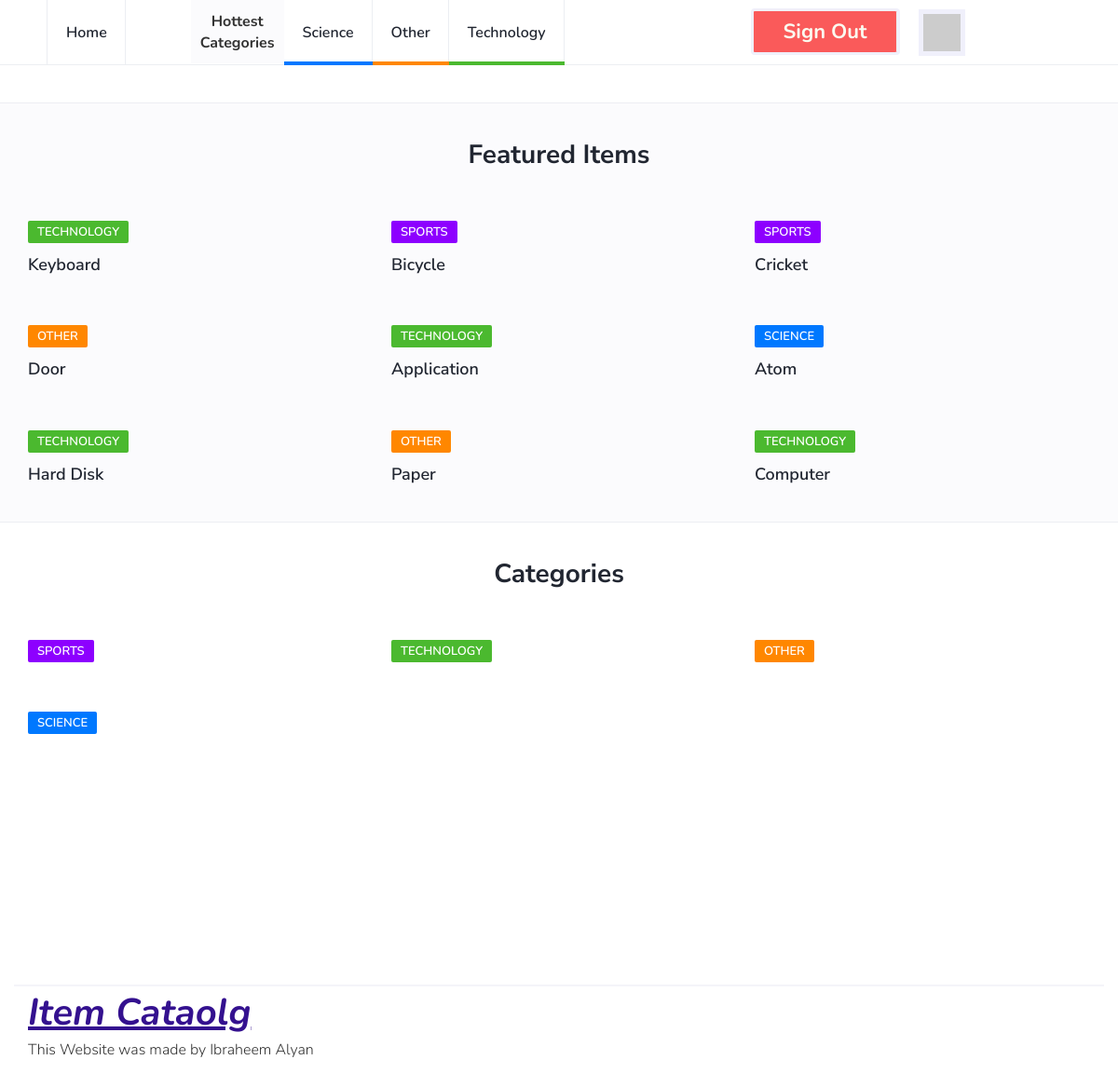
The app's page / (signed in) with its own data.
### database_setup.py (models this page shows, shortened)
class Category(Base):
    __tablename__ = 'category'
    id = Column(Integer, primary_key = True)
    name =Column(String(80), nullable = False)

class Item(Base):
    __tablename__ = 'item'
    id = Column(Integer, primary_key=True)
    title = Column(String(100), nullable=False)
    description = Column(String(1000), nullable=False)
    author_id = Column(Integer, ForeignKey('user.id'))
    author = relationship(User)
    cat_id = Column(Integer, ForeignKey('category.id'))
    category = relationship(Category)

### project.py (the view)
@app.route('/')
def index():
    db = DBSession()
    categories = db.query(Category)
    top_categories = db.query(Category).order_by(desc(Category.id)).limit(3)
    latest_items = db.query(Item).order_by(desc(Item.id)).limit(9)
    db.close()
    if 'signed' not in session:
        session['signed'] = False
    if session['signed']:
        return render_template("index.html" ,
                               categories = categories,
                               items = latest_items,
                               top_categories = top_categories,
                               user_dict = session["user_data_dict"])
    return render_template("index.html" ,
                            categories = categories,
                            items = latest_items,
                            top_categories = top_categories)

### templates/index.html
{% extends "main.html" %}
{% block content %}
		<div class="section">
		</div>
		<div class="section section-grey">
			<div class="container">
				<div class="row">
					<div class="col-md-12">
						<div class="section-title text-center">
							<h2>Featured Items</h2>
						</div>
					</div>
					{% for i in items %}
					<div class="col-md-4">
						<div class="post">
							<div class="post-body">
								<div class="post-meta">
									<a class="post-category cat-{{ ((i.category.id + 2 ) % 4) + 1 }}" href="{{ '/catalog/' + i.category.name + '/items' }}">{{ i.category.name }}</a>
								</div>
								<h3 class="post-title"><a href="{{ '/catalog/' + i.category.name + '/' + i.title }}"> {{ i.title }} </a></h3>
							</div>
						</div>
					</div>
					{% endfor %}
				</div>
			</div>
		</div>
{% endblock %}

### templates/main.html (shortened to what this page needs)
<!DOCTYPE html>
<html lang="en">
	<head>
		<link type="text/css" rel="stylesheet" href="https://localhost:5000/css/bootstrap.min.css"/>
		<link rel="stylesheet" href="https://localhost:5000/css/font-awesome.min.css">
		<link type="text/css" rel="stylesheet" href="https://localhost:5000/css/style.css"/>
    </head>
	<body>
		<header id="header">
			<div id="nav">
				<div id="nav-fixed">
					<div class="container">
						<ul class="nav-menu nav navbar-nav">
							<li><a href="https://localhost:5000/">Home</a></li>
							<li id="sep"> Hottest <br> Categories </li>
							{% for c in top_categories %}
							<li class="cat-{{ ((c.id + 2 ) % 4) + 1 }}"><a href="{{ '/catalog/' + c.name + '/items' }}">{{ c.name }}</a></li>
							{% endfor %}
              {% if not user_dict %}
              <li><a href="{{ url_for('internal_sign_up') }}" class="btn green" style="padding:12px 15px 12px 15px;">Sign up</a></li>
              <li><a href="{{ url_for('login') }}" class="btn red" style="padding:12px 15px 12px 15px;margin-left:20px">Log in</a></li>
              {% else %}
              <li><a href="{{ url_for('revoke') }}" class="btn red" style="padding: 12px 15px 12px 15px;">Sign out</a></li>
							<li><img src="{{ user_dict['picture'] }}" id="profile_img"></li>
              {% endif %}
            </ul>
					</div>
				</div>
			</div>
		</header>
    {% block content %}
    {% endblock %}
		<div class="section">
			<div class="container">
				<div class="row">
					<div class="col-md-12">
						<div class="section-title text-center">
							<h2>Categories</h2>
						</div>
					</div>
					{% for c in categories %}
					<div class="col-md-4">
						<div class="post">
							<div class="post-body">
								<div class="post-meta">
									<a class="post-category cat-{{ ((c.id + 2 ) % 4) + 1 }}" href="{{ '/catalog/' + c.name + '/items' }}">{{ c.name }}</a>
								</div>
							</div>
						</div>
					</div>
					{% endfor %}
				</div>
			</div>
		</div>
		<footer id="footer">
			<div class="container">
							<ul class="footer-nav">
								<li><a href="https://localhost:5000/" style="font-size:40px;font-weight:bold;font-style:italic;color:#34118f;text-decoration:underline;">Item Cataolg</a></li>
							</ul>
							<div class="post-body">
								This Website was made by Ibraheem Alyan
							</div>
						</div>
		</footer>
	</body>
</html>

### templates/css/style.css (style rules this page uses)
body { font-family: 'Nunito', sans-serif; font-size: 16px; font-weight: 300; zoom: 150% color: #3d455c; margin: 0; padding: 0; overflow-x: hidden; }
h1, h2, h3, h4, h5, h6 { font-family: 'Nunito Sans', sans-serif; font-weight: 700; color: #212631; margin: 0px 0px 15px; }
h2 { font-size: 28px; }
h3 { font-size: 23px; }
a { font-weight: 600; color: #212631; text-decoration: none; }
ul,ol { margin: 0; padding: 0; list-style: none }
.section { padding-top: 40px; }
.section.section-grey { background-color: #fbfbfd; border-bottom: 1px solid #eceef2; border-top: 1px solid #eceef2; }
.section .section-title { margin-bottom: 40px; }
.section .section-title h2 { text-transform: capitalize; font-size: 28px; }
#nav { height: 70px; }
#nav:after { content: ""; position: fixed; left: 0; right: 0; bottom: 0; top: 0; background-color: rgba(33, 38, 49, 0.5); z-index: 90; opacity: 0; visibility: hidden; -webkit-transition: 0.2s all; transition: 0.2s all; }
#nav-fixed { position: fixed; left: 0; right: 0; top: 0; z-index: 90; background-color: #FFF; -webkit-box-shadow: 0px -1px 0px 0px #eceef2 inset; box-shadow: 0px -1px 0px 0px #eceef2 inset; }
#sep { background-color: #fbfbfd; text-align: center; font-weight: bold; padding: 10px; padding-top: 12px; margin-left: 70px; }
#nav .container { position: relative; }
.nav-menu { margin-left: 20px; }
.nav-menu li a { position: relative; padding: 25px 20px; text-transform: capitalize; -webkit-box-shadow: -1px 0px 0px 0px #eceef2 inset; box-shadow: -1px 0px 0px 0px #eceef2 inset; -webkit-transition: 0.2s color; transition: 0.2s color; }
.nav-menu li:first-child a { border-left: 1px solid #eceef2; }
.nav-menu li a:after { content: ''; position: absolute; left: 0; right: 0; bottom: 0px; width: 100%; height: 4px; -webkit-transition: 0.2s width; transition: 0.2s width; }
.nav-menu li.cat-1 a:after { background-color: #4BB92F; }
.nav-menu li.cat-2 a:after { background-color: #ff8700; }
.nav-menu li.cat-3 a:after { background-color: #0078ff; }
.post { margin-bottom: 40px; }
.post .post-meta { margin-top: 15px; margin-bottom: 15px; }
.post-meta .post-category { font-size: 13px; text-transform: uppercase; padding: 3px 10px; font-weight: 600; border-radius: 2px; margin-right: 15px; color: #FFF; background-color: #212631; -webkit-transition: 0.2s opacity; transition: 0.2s opacity; }
.post-meta .post-category.cat-1 { background-color: #4BB92F; }
.post-meta .post-category.cat-2 { background-color: #ff8700; }
.post-meta .post-category.cat-3 { background-color: #0078ff; }
.post-meta .post-category.cat-4 { background-color: #8d00ff; }
.post .post-title { font-size: 18px; margin-bottom: 0px; }
.btn { width: 160px; height: 50px; text-align: center; font-size: 22px; color: #FBFBF0; border-width: 3px; border-color: #F0F0FB; font-weight: bold; margin-top: 9px; margin-left: 200px; }
.red { background: #fa5a5a; }
#profile_img { height: 50px; border: 5px solid #F0F0FB; margin-left: 20px; margin-top: 10px; }
#footer { padding-bottom: 40px; margin-top: 230px; }
#footer .container { border-top: 2px solid #F4f4f9; }
.footer-nav li { display: inline-block; margin-right: 15px; }

### records on screen
Category: name "Science", name "SCIENCE"
Category: name "Other", name "OTHER"
Category: name "Technology", name "TECHNOLOGY"
Item: category.name "TECHNOLOGY", title "Keyboard"
Item: category.name "SPORTS", title "Bicycle"
Item: category.name "SPORTS", title "Cricket"
Item: category.name "OTHER", title "Door"
Item: category.name "TECHNOLOGY", title "Application"
Item: category.name "SCIENCE", title "Atom"
Item: category.name "TECHNOLOGY", title "Hard Disk"
Item: category.name "OTHER", title "Paper"
Item: category.name "TECHNOLOGY", title "Computer"
Category: name "SPORTS"
